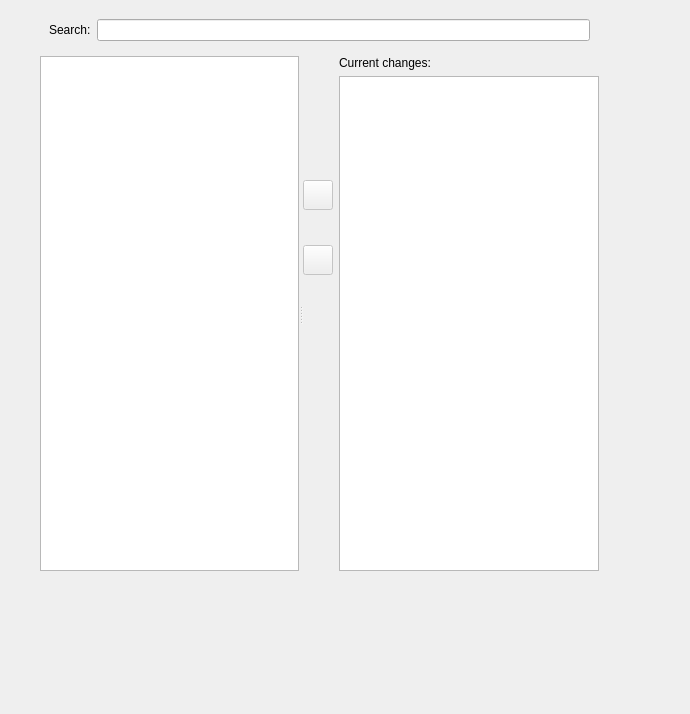
<?xml version="1.0" encoding="UTF-8"?>
<ui version="4.0">
 <author>Olivier Trichet &lt;nive@nivalis.org&gt;</author>
 <class>GroupSelectionDialog</class>
 <widget class="KDialog" name="GroupSelectionDialog">
  <property name="geometry">
   <rect>
    <x>0</x>
    <y>0</y>
    <width>690</width>
    <height>714</height>
   </rect>
  </property>
  <widget class="QWidget" name="page" native="true">
   <property name="geometry">
    <rect>
     <x>40</x>
     <y>10</y>
     <width>559</width>
     <height>561</height>
    </rect>
   </property>
   <layout class="QVBoxLayout" name="_2" stretch="0,1">
    <item>
     <widget class="QWidget" name="mFilterContainer" native="true">
      <layout class="QHBoxLayout" name="_3">
       <item>
        <widget class="QLabel" name="mFilterLabel">
         <property name="text">
          <string>Search:</string>
         </property>
         <property name="buddy">
          <cstring>mFilterLineEdit</cstring>
         </property>
        </widget>
       </item>
       <item>
        <widget class="KLineEdit" name="mFilterLineEdit">
         <property name="trapEnterKeyEvent" stdset="0">
          <bool>true</bool>
         </property>
         <property name="showClearButton" stdset="0">
          <bool>true</bool>
         </property>
        </widget>
       </item>
      </layout>
      <zorder>mFilterLabel</zorder>
      <zorder>mFilterLineEdit</zorder>
      <zorder>mViewSplitter</zorder>
     </widget>
    </item>
    <item>
     <widget class="QSplitter" name="mViewSplitter">
      <property name="orientation">
       <enum>Qt::Horizontal</enum>
      </property>
      <property name="childrenCollapsible">
       <bool>false</bool>
      </property>
      <widget class="Akonadi::EntityTreeView" name="mGroupsView">
       <property name="editTriggers">
        <set>QAbstractItemView::NoEditTriggers</set>
       </property>
       <property name="selectionMode">
        <enum>QAbstractItemView::ExtendedSelection</enum>
       </property>
      </widget>
      <widget class="QWidget" name="">
       <layout class="QGridLayout" name="mChangeViewLayout">
        <item row="0" column="0" rowspan="2">
         <widget class="QWidget" name="mButtonContainer" native="true">
          <layout class="QVBoxLayout" name="_4" stretch="4,0,1,0,10">
           <property name="leftMargin">
            <number>0</number>
           </property>
           <property name="rightMargin">
            <number>0</number>
           </property>
           <item>
            <spacer name="mButtonSpacerTop">
             <property name="orientation">
              <enum>Qt::Vertical</enum>
             </property>
             <property name="sizeHint" stdset="0">
              <size>
               <width>20</width>
               <height>112</height>
              </size>
             </property>
            </spacer>
           </item>
           <item>
            <widget class="KPushButton" name="mRevertFromGroupViewButton">
             <property name="enabled">
              <bool>false</bool>
             </property>
             <property name="sizePolicy">
              <sizepolicy hsizetype="Fixed" vsizetype="Fixed">
               <horstretch>0</horstretch>
               <verstretch>0</verstretch>
              </sizepolicy>
             </property>
             <property name="minimumSize">
              <size>
               <width>30</width>
               <height>30</height>
              </size>
             </property>
             <property name="maximumSize">
              <size>
               <width>30</width>
               <height>30</height>
              </size>
             </property>
             <property name="iconSize">
              <size>
               <width>32</width>
               <height>32</height>
              </size>
             </property>
            </widget>
           </item>
           <item>
            <spacer name="mButtonSpacerMiddle">
             <property name="orientation">
              <enum>Qt::Vertical</enum>
             </property>
             <property name="sizeHint" stdset="0">
              <size>
               <width>20</width>
               <height>26</height>
              </size>
             </property>
            </spacer>
           </item>
           <item>
            <widget class="KPushButton" name="mRevertFromChangeViewButton">
             <property name="enabled">
              <bool>false</bool>
             </property>
             <property name="sizePolicy">
              <sizepolicy hsizetype="Fixed" vsizetype="Fixed">
               <horstretch>0</horstretch>
               <verstretch>0</verstretch>
              </sizepolicy>
             </property>
             <property name="minimumSize">
              <size>
               <width>30</width>
               <height>30</height>
              </size>
             </property>
             <property name="maximumSize">
              <size>
               <width>30</width>
               <height>30</height>
              </size>
             </property>
             <property name="iconSize">
              <size>
               <width>32</width>
               <height>32</height>
              </size>
             </property>
            </widget>
           </item>
           <item>
            <spacer name="mButtonSpacerBottom">
             <property name="orientation">
              <enum>Qt::Vertical</enum>
             </property>
             <property name="sizeHint" stdset="0">
              <size>
               <width>20</width>
               <height>285</height>
              </size>
             </property>
            </spacer>
           </item>
          </layout>
         </widget>
        </item>
        <item row="0" column="1">
         <widget class="QLabel" name="mChangeViewLabel">
          <property name="text">
           <string>Current changes:</string>
          </property>
         </widget>
        </item>
        <item row="1" column="1">
         <widget class="QTreeView" name="mChangeView">
          <property name="editTriggers">
           <set>QAbstractItemView::NoEditTriggers</set>
          </property>
          <property name="selectionMode">
           <enum>QAbstractItemView::ExtendedSelection</enum>
          </property>
          <property name="rootIsDecorated">
           <bool>false</bool>
          </property>
          <property name="headerHidden">
           <bool>true</bool>
          </property>
         </widget>
        </item>
       </layout>
      </widget>
     </widget>
    </item>
   </layout>
  </widget>
 </widget>
 <customwidgets>
  <customwidget>
   <class>KDialog</class>
   <extends>QDialog</extends>
   <header>kdialog.h</header>
   <container>1</container>
  </customwidget>
  <customwidget>
   <class>KPushButton</class>
   <extends>QPushButton</extends>
   <header>kpushbutton.h</header>
  </customwidget>
  <customwidget>
   <class>KLineEdit</class>
   <extends>QLineEdit</extends>
   <header>klineedit.h</header>
  </customwidget>
  <customwidget>
   <class>Akonadi::EntityTreeView</class>
   <extends>QTreeView</extends>
   <header location="global">Akonadi/EntityTreeView</header>
  </customwidget>
 </customwidgets>
 <resources/>
 <connections/>
</ui>
